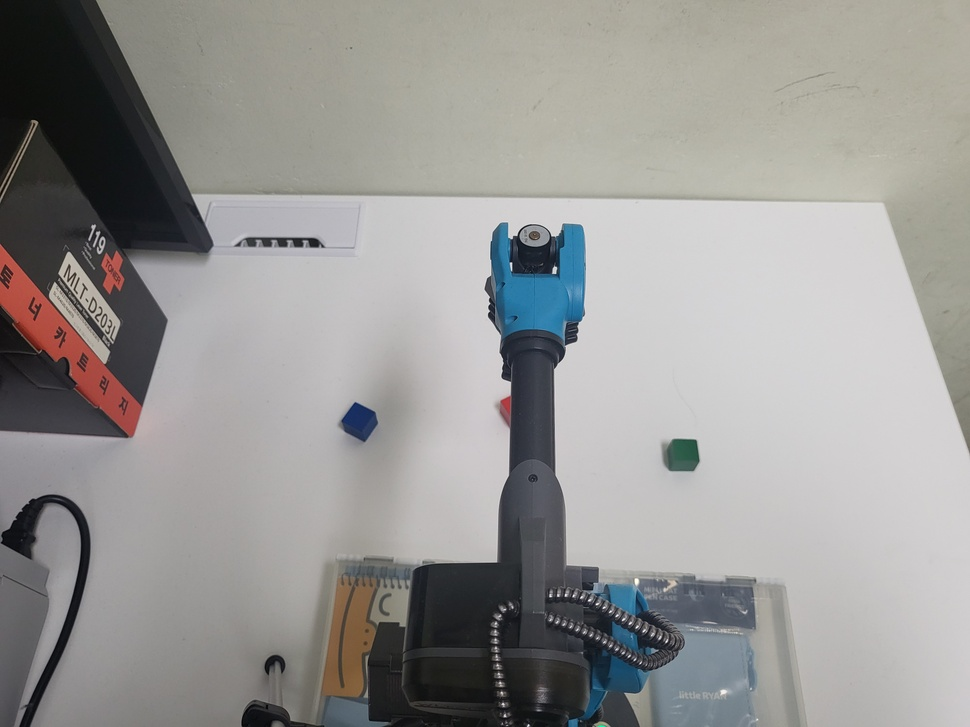
#> input picture Simulation/Image_F/1.jpg, 970 x 727 px, shrunk from 4000 x 3000 before the run; its folder holds 4 pictures in this run
$ python DataToLog.py
#> lines starting #> are read from the running program, lines starting #| are printed output that depends on the picture
from PIL import Image
import os

def convert_180_to_360(input_image_path, output_image_path):
    # 180도 이미지 불러오기
#> called with input_image_path = 'Image_F/1.jpg', output_image_path = '360_Iamge_F/1_360.jpg'
    input_image = Image.open(input_image_path)
#> input_image is the input picture: PIL image 970x727 RGB; mean R, G, B 152, 151, 148.9

    # 이미지 크기 및 채우기 색상 설정
    width, height = input_image.size
#> width = 970; height = 727
    fill_color = (0, 0, 0)  # 검정색 배경

    # 180도 이미지를 새로운 이미지 객체로 변환
    output_image = Image.new('RGB', (width * 2, height), fill_color)
#> output_image: PIL image 1940x727 RGB; every value is 0
    output_image.paste(input_image, (0, 0))
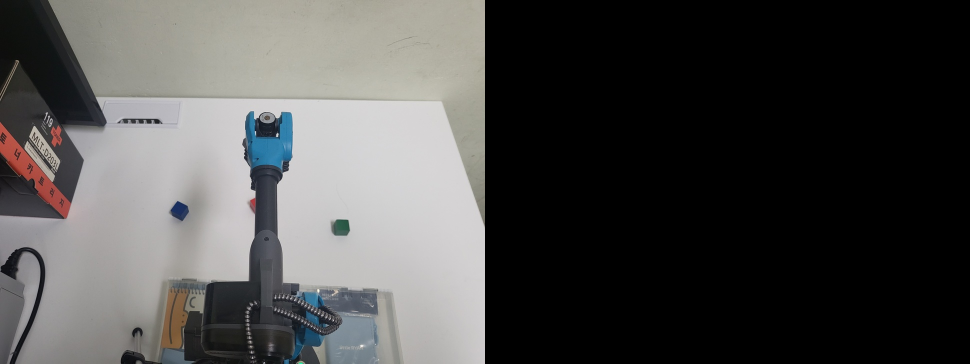
#> output_image: PIL image 1940x727 RGB (shown at 1/2 size); mean R, G, B 76, 75.5, 74.5

    # 이미지 저장
    output_image.save(output_image_path)

# 여러 이미지를 처리하는 함수
def convert_multiple_images(images_folder_path, output_folder_path):
    for filename in os.listdir(images_folder_path):
        if filename.endswith(('.png', '.jpg', '.jpeg')):
            input_image_path = os.path.join(images_folder_path, filename)
            output_image_path = os.path.join(output_folder_path, filename)
            output_image_path = output_image_path.replace(".", "_360.")
            convert_180_to_360(input_image_path, output_image_path)
#> pass 2 of the loop in convert_multiple_images, `for filename in os.listdir(images_folder_path):`:
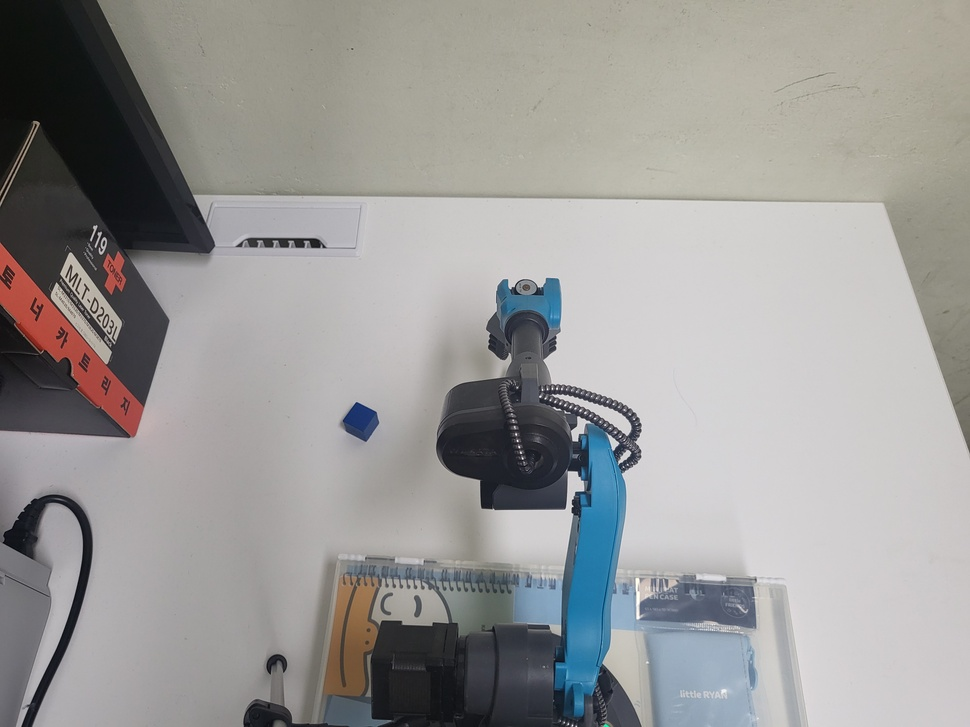
#> input picture Simulation/Image_F/a_1.jpg, 970 x 727 px, shrunk from 4000 x 3000 before the run
#> in convert_180_to_360, input_image is the input picture: PIL image 970x727 RGB; mean R, G, B 154.5, 153.4, 151.9
#> in convert_180_to_360 (call 2), `output_image.paste(input_image, (0, 0))`:
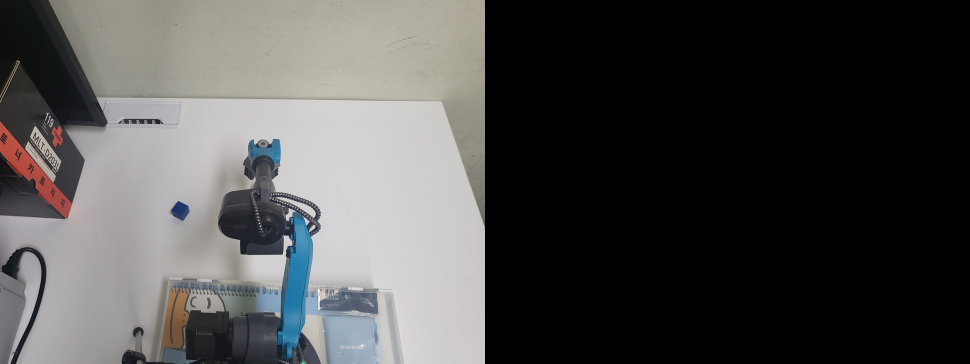
#> output_image: PIL image 1940x727 RGB (shown at 1/2 size); mean R, G, B 77.2, 76.7, 76
#> pass 3 of the loop in convert_multiple_images, `for filename in os.listdir(images_folder_path):`:
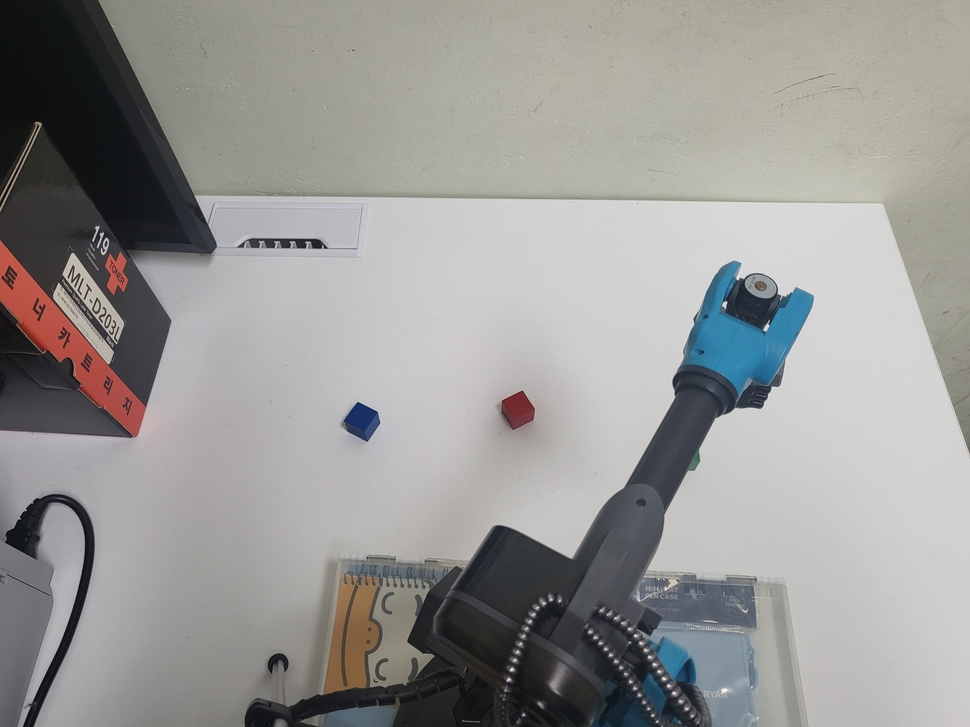
#> input picture Simulation/Image_F/d_1.jpg, 970 x 727 px, shrunk from 4000 x 3000 before the run
#> in convert_180_to_360, input_image is the input picture: PIL image 970x727 RGB; mean R, G, B 152.8, 151.8, 149.7
#> in convert_180_to_360 (call 3), `output_image.paste(input_image, (0, 0))`:
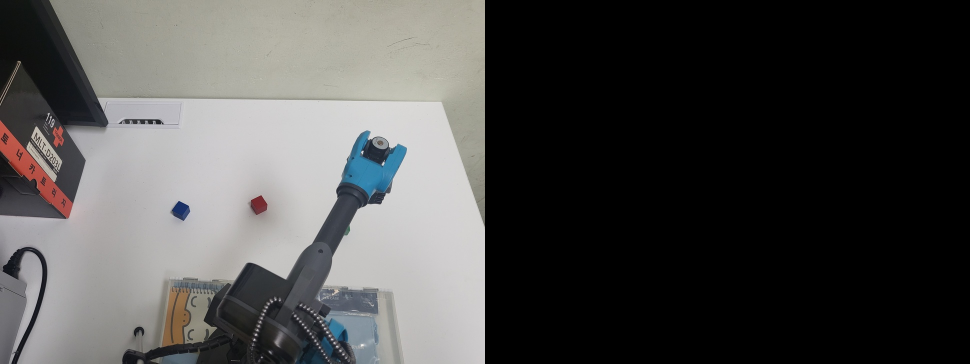
#> output_image: PIL image 1940x727 RGB (shown at 1/2 size); mean R, G, B 76.4, 75.9, 74.9
#> the loop made 4 passes; the first 3 are shown

# 사용 예시
images_folder_path = "Image_F"
output_folder_path = "360_Iamge_F"
convert_multiple_images(images_folder_path, output_folder_path)
